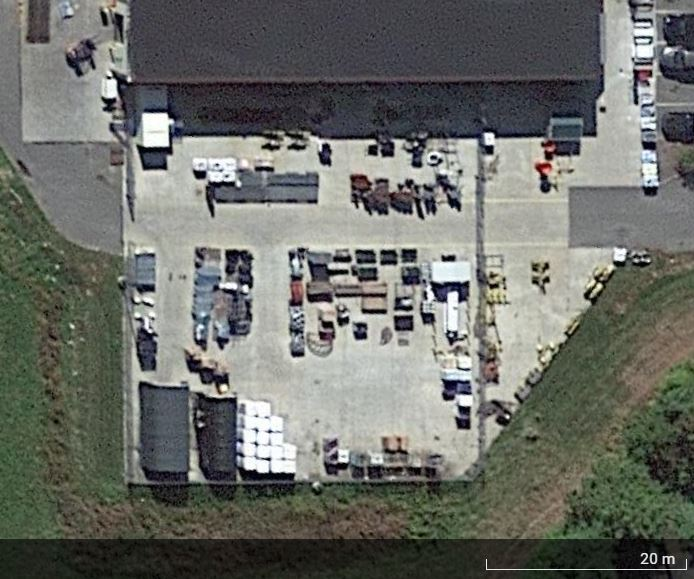
#> input picture AI-ML Tractor Analytics/SideLotImages/Scrub_Store_2.JPG, 694 x 579 px
$ jupyter execute --allow-errors 'Image Analysis Final Code.ipynb'   (shell and % lines are left out)
#> lines starting #> are read from the running program, lines starting #| are printed output that depends on the picture
[cell 1]
from sklearn.cluster import KMeans
import cv2
import math
import numpy as np
import matplotlib.pyplot as plt

img = cv2.imread("../AI-ML Tractor Analytics/SideLotImages/Scrub_Store_2.JPG")
#> img is the input picture: shape (579, 694, 3); mean B, G, R 103.4, 109.1, 107
rgb_img = cv2.cvtColor(img, cv2.COLOR_BGR2RGB)

clt = KMeans(n_clusters=2)

def show_img_compar(img_1, img_2 ):
    f, ax = plt.subplots(1, 2, figsize=(10,10))
    ax[0].imshow(img_1)
    ax[1].imshow(img_2)
    ax[0].axis('off') #hide the axis
    ax[1].axis('off')
    f.tight_layout()
    plt.show()

def palette(clusters):
    colors = []
    width=300
    palette = np.zeros((50, width, 3), np.uint8)
    steps = width/clusters.cluster_centers_.shape[0]
    for idx, centers in enumerate(clusters.cluster_centers_):
        colors.append(centers)
        palette[:, int(idx*steps):(int((idx+1)*steps)), :] = centers
    print(list(colors))
    return palette, colors


# Light -1   Dark -0
def isLightOrDark(rgbColor=[0,128,255]):
    [r,g,b]=rgbColor
    hsp = math.sqrt(0.299 * (r * r) + 0.587 * (g * g) + 0.114 * (b * b))
    if (hsp>127.5):
        return 1
    else:
        return 0

clt_1 = clt.fit(rgb_img.reshape(-1, 3))
palette_out = palette(clt_1)
show_img_compar(rgb_img, palette_out[0])
#> in show_img_compar, `plt.show()`:
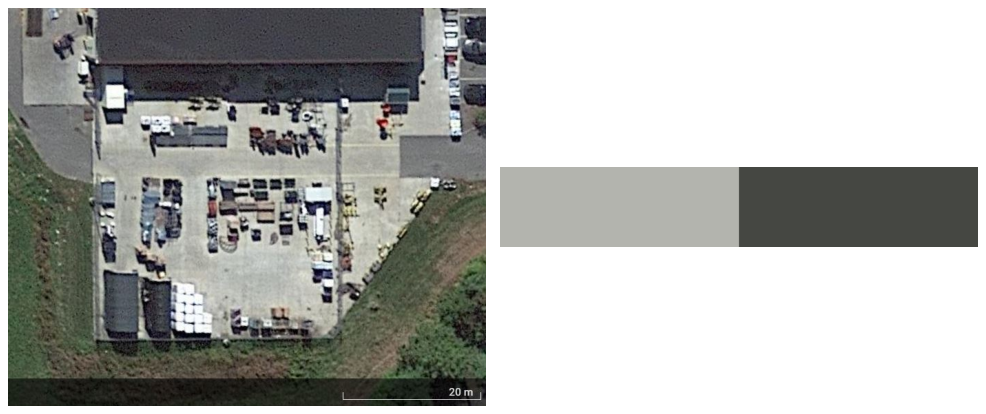
#> figure drawn by matplotlib, 2 panels

light_color = None
for color in palette_out[1]:
    if isLightOrDark(color) == 1:
        light_color = color
        break
#> this loop made 1 pass
#> (r in isLightOrDark, g in isLightOrDark, b in isLightOrDark, hsp in isLightOrDark) on pass 1: (179.2, 180.6, 174.3, 179.5)

def color_diff1(c1,c2):
    r1,g1,b1 = c1
    r2,g2,b2 = c2
    d=sqrt((r2-r1)**2+(g2-g1)**2+(b2-b1)**2)
    if d < 100:
        return True
    return False

def color_diff(c1,c2):
    r1,g1,b1 = c1
    r2,g2,b2 = c2
    diff = 25
    if abs(r1-r2) < diff and abs(g1-g2) < diff and abs(b1-b2) < diff:
        return True
    return False

blank_image = np.zeros((img.shape[0],img.shape[1],3), np.uint8)
empty_lot_pixels = 0
for i in range(img.shape[0]):
    for j in range(img.shape[1]):
#         print(image[i,j])
        x = img[i,j]
#         print(type(x))
        if color_diff(list(x),light_color):
#             print(img[i,j])
            empty_lot_pixels+=1
            blank_image[i,j] = [0,0,0]
        else:
            blank_image[i,j] = list(x)
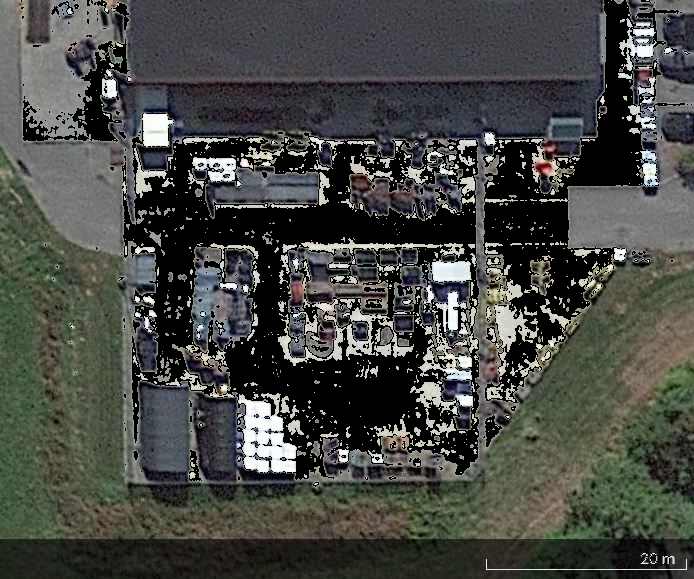
#> blank_image: shape (579, 694, 3); mean B, G, R 68.1, 72.3, 70.5

print(f"Empty lot pixels {empty_lot_pixels}")
#| Empty lot pixels 80544
f, ax = plt.subplots(1, 2, figsize=(10,10))
ax[0].imshow(img)
ax[1].imshow(blank_image)
ax[0].axis('off') #hide the axis
ax[1].axis('off')
f.tight_layout()
plt.show()
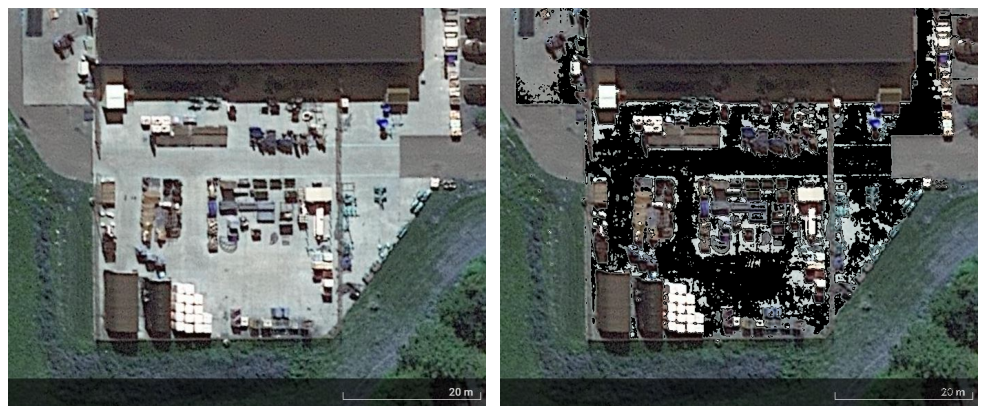
#> figure drawn by matplotlib, 2 panels; B, G, R data is drawn as R, G, B
# [4 lines of commented-out code are left out]

$ run again, with AI-ML Tractor Analytics/SideLotImages/Scrub_Store_1.JPG copied over AI-ML Tractor Analytics/SideLotImages/Scrub_Store_2.JPG
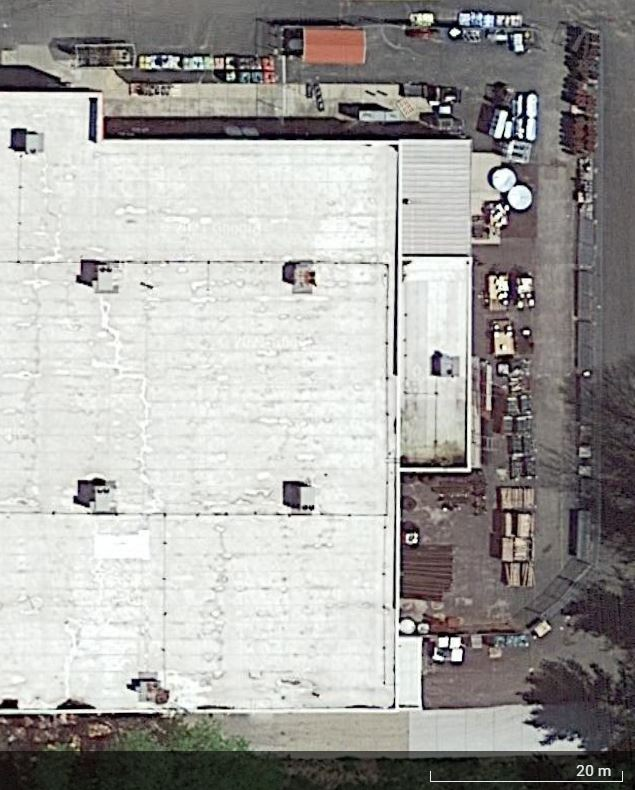
#> input picture AI-ML Tractor Analytics/SideLotImages/Scrub_Store_1.JPG, 635 x 790 px
#> img is the input picture: shape (790, 635, 3); mean B, G, R 160.7, 163.4, 165.1
#> the loop `for color in palette_out[1]:` made 1 pass
#> (r in isLightOrDark, g in isLightOrDark, b in isLightOrDark, hsp in isLightOrDark) on pass 1: (225.3, 226.8, 222, 225.8)
#> after the loop `for i in range(img.shape[0]):`:
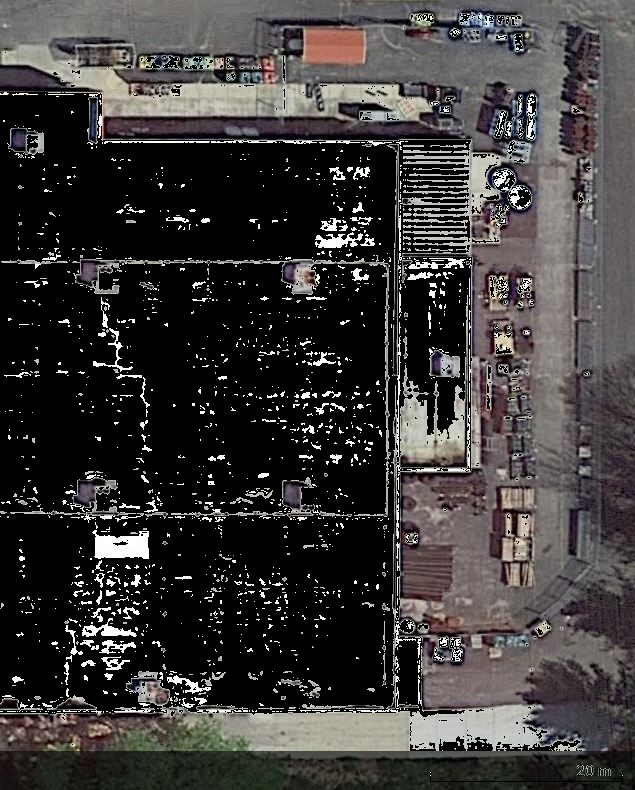
#> blank_image: shape (790, 635, 3); mean B, G, R 56.9, 57.7, 60.3
#| Empty lot pixels 227669
#> `plt.show()`:
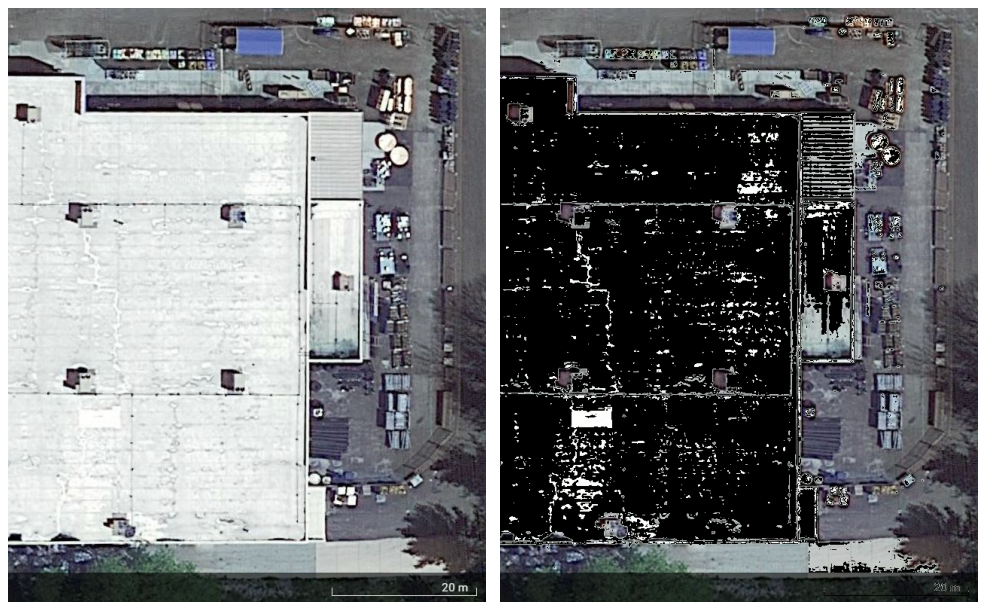
#> figure drawn by matplotlib, 2 panels; B, G, R data is drawn as R, G, B

$ run again, with AI-ML Tractor Analytics/SideLotImages/Scrub_Store_10.JPG copied over AI-ML Tractor Analytics/SideLotImages/Scrub_Store_2.JPG
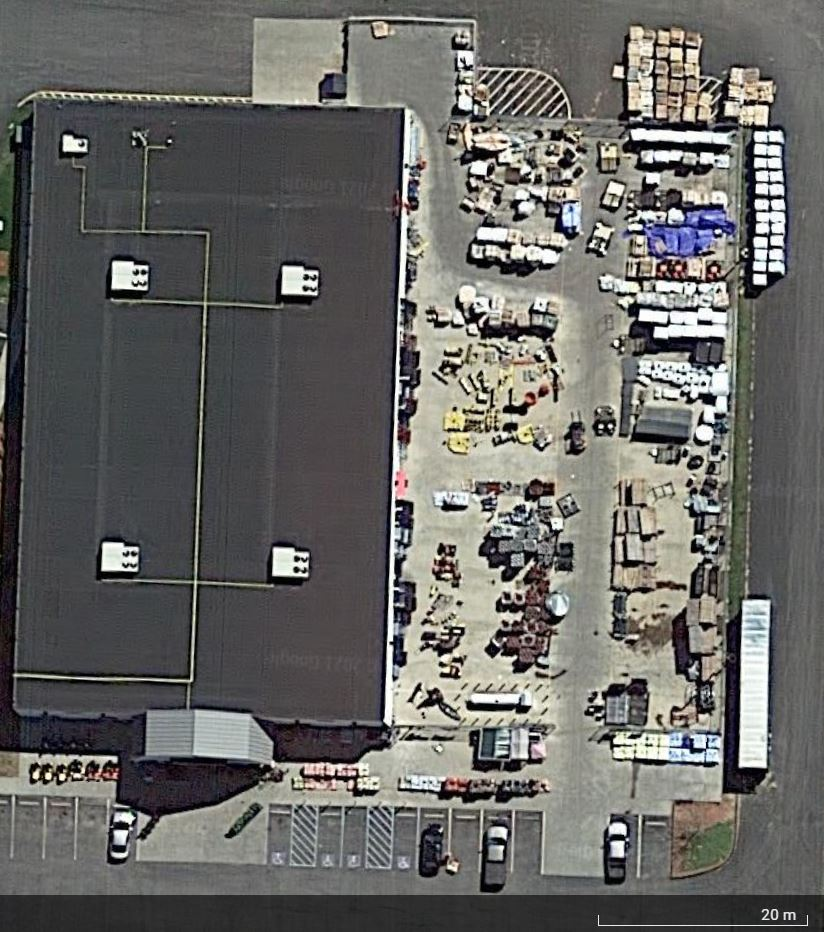
#> input picture AI-ML Tractor Analytics/SideLotImages/Scrub_Store_10.JPG, 824 x 932 px
#> img is the input picture: shape (932, 824, 3); mean B, G, R 100.6, 103.4, 104
#> in show_img_compar, `plt.show()`:
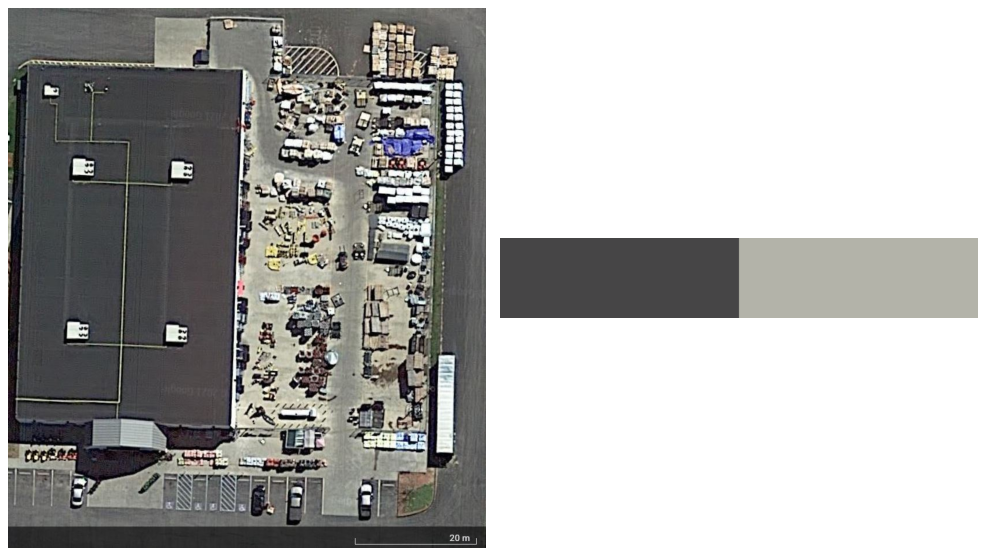
#> figure drawn by matplotlib, 2 panels
#> the loop `for color in palette_out[1]:` made 2 passes
#> (r in isLightOrDark, g in isLightOrDark, b in isLightOrDark, hsp in isLightOrDark) on passes 1 to 2: (70.48, 69.94, 70.11, 70.12), (179.8, 179.1, 169.4, 178.2)
#| Empty lot pixels 60360
#> `plt.show()`:
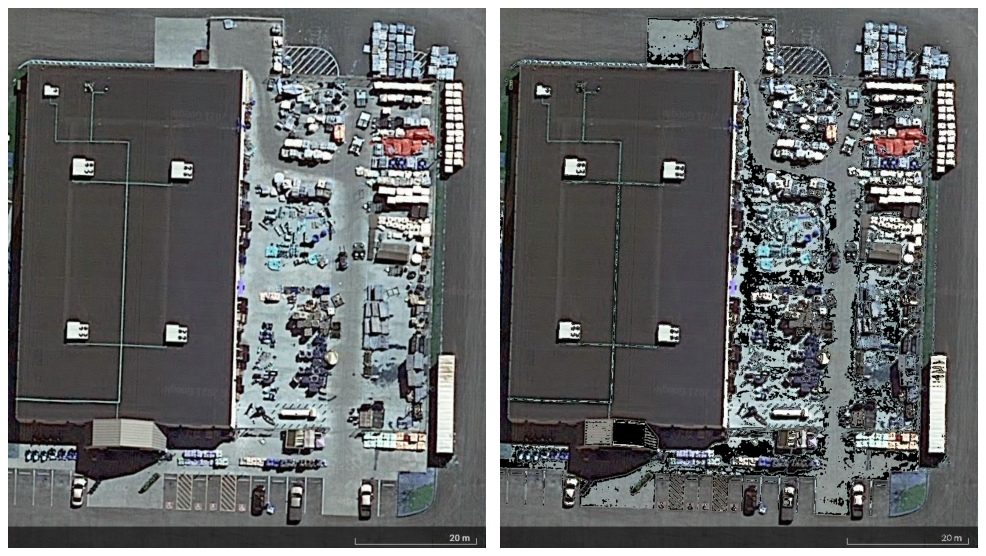
#> figure drawn by matplotlib, 2 panels; B, G, R data is drawn as R, G, B

$ run again, with AI-ML Tractor Analytics/SideLotImages/Scrub_Store_11.JPG copied over AI-ML Tractor Analytics/SideLotImages/Scrub_Store_2.JPG
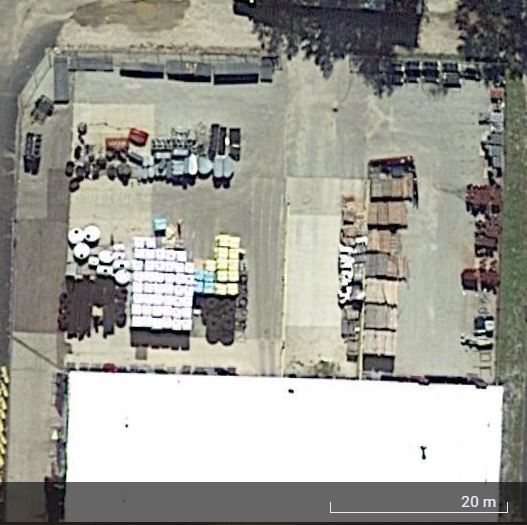
#> input picture AI-ML Tractor Analytics/SideLotImages/Scrub_Store_11.JPG, 527 x 525 px
#> img is the input picture: shape (525, 527, 3); mean B, G, R 149.9, 157.6, 158.2
#> in show_img_compar, `plt.show()`:
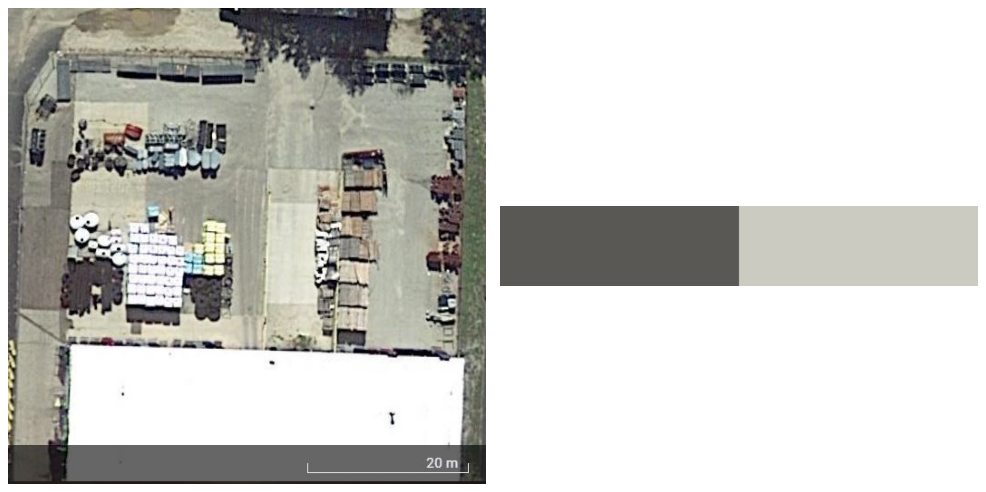
#> figure drawn by matplotlib, 2 panels
#> the loop `for color in palette_out[1]:` made 2 passes
#> (r in isLightOrDark, g in isLightOrDark, b in isLightOrDark, hsp in isLightOrDark) on passes 1 to 2: (89.83, 88.59, 85.09, 88.57), (204.1, 204, 193.5, 202.8)
#| Empty lot pixels 18189
#> `plt.show()`:
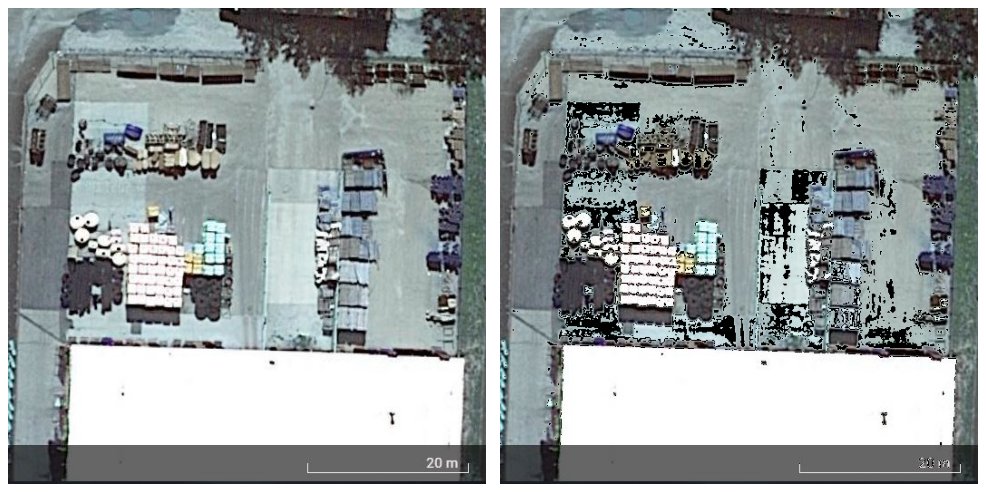
#> figure drawn by matplotlib, 2 panels; B, G, R data is drawn as R, G, B
